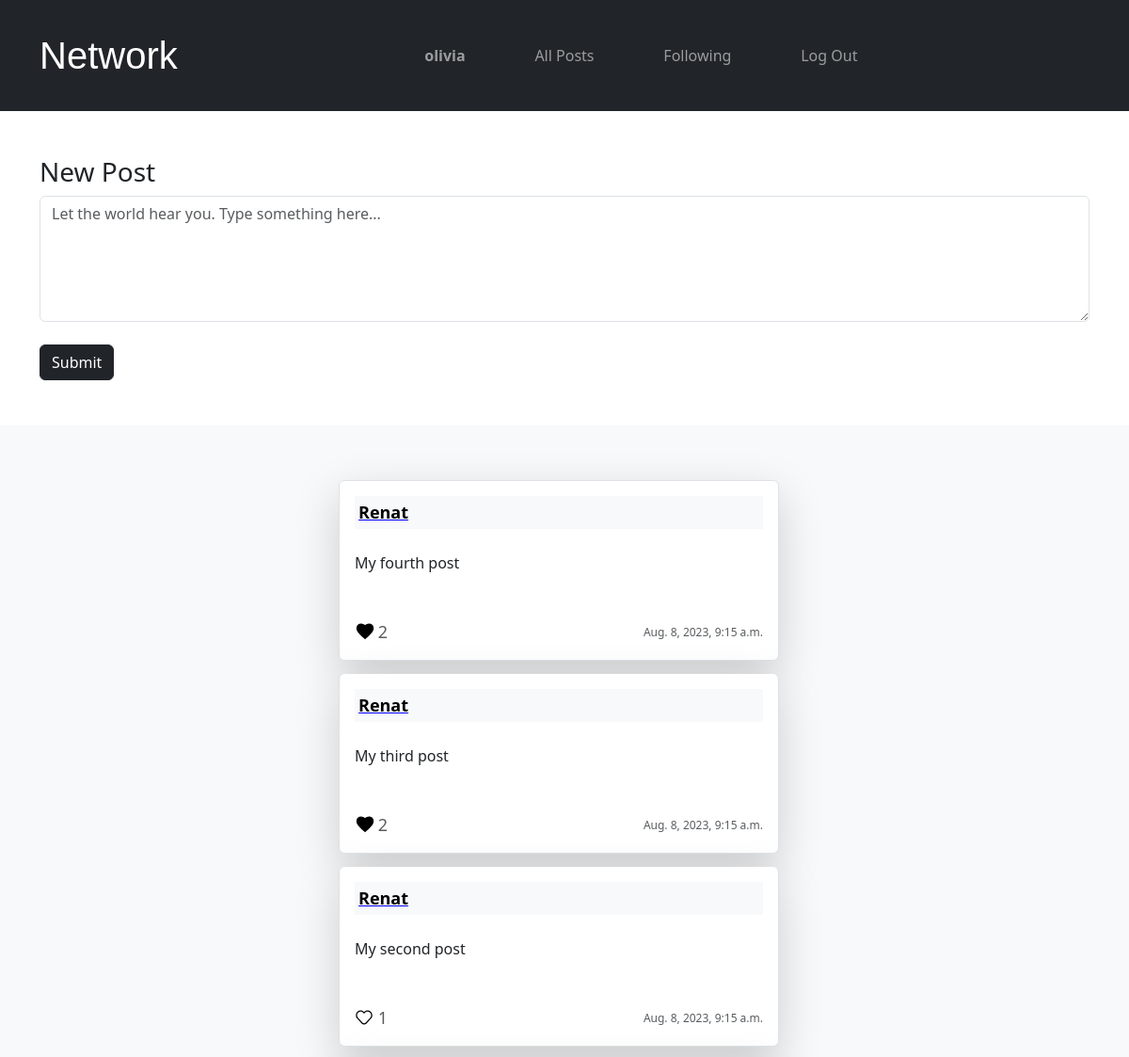
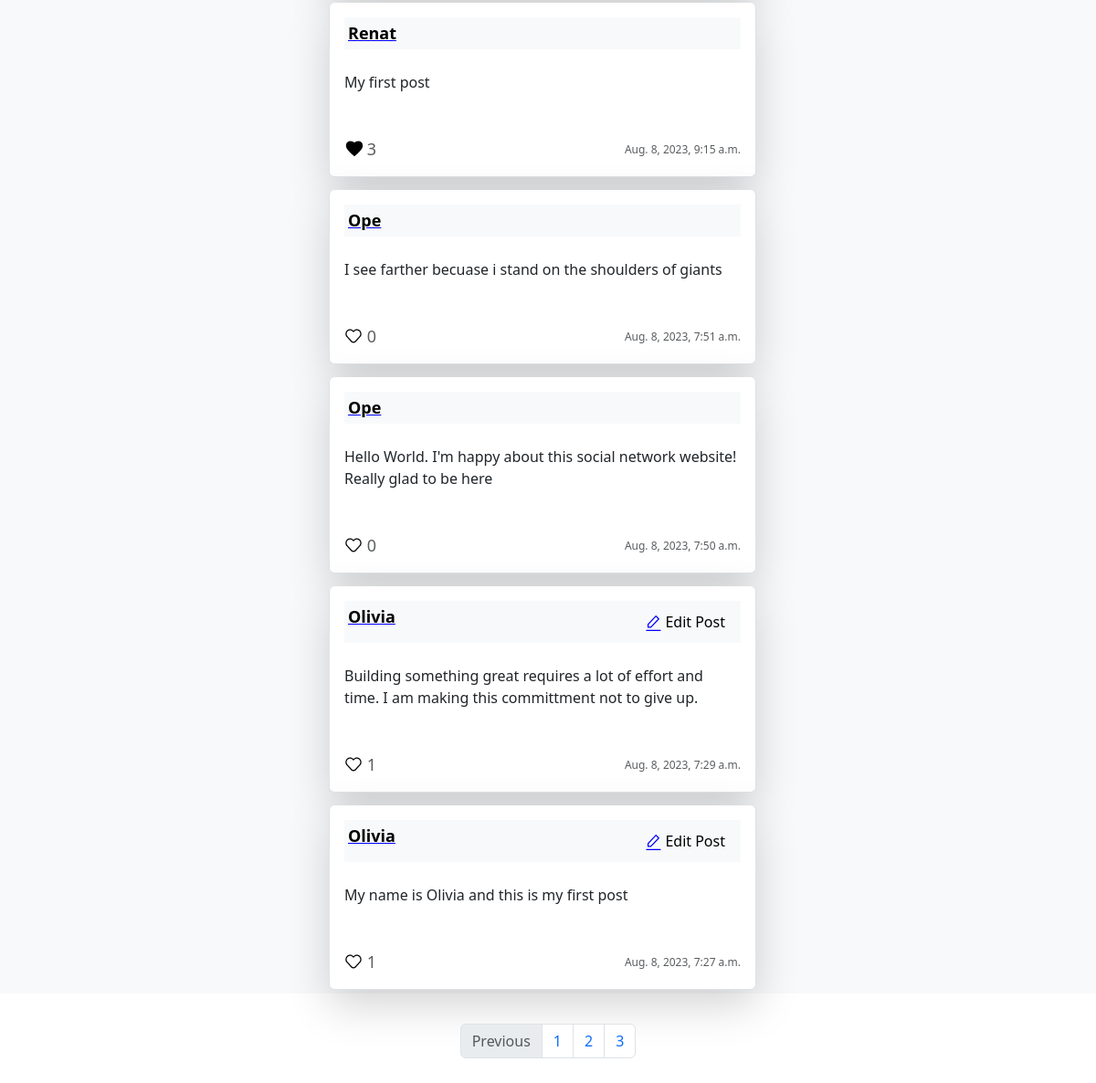
The page /?page=3 (signed in) on the database its author committed (2 pictures, top to bottom).
### network/models.py (models this page shows, shortened)
class User(AbstractUser):
    pass

class Post(models.Model):
    owner = models.ForeignKey(User, on_delete=models.CASCADE, related_name='postowner')
    timestamp = models.DateTimeField(auto_now_add=True, null=True)
    content = models.TextField()

### network/views.py (the view)
# urls.py: path("", views.index, name="index"),
def index(request):
    allPosts = Post.objects.annotate(number_of_likes=Count('likedpost')).order_by('-id')
    paginator = Paginator(allPosts, 10)
    page_number = request.GET.get('page')
    page_obj = paginator.get_page(page_number)
    allLikes = Like.objects.all()
    allPostsLiked = []
    try:
        for like in allLikes:
            if like.user.id == request.user.id:
                allPostsLiked.append(like.post.id)
    except:
        allPostsLiked = []
    if request.user.is_authenticated:
        if request.method == 'POST':
            content = request.POST["newpost"]
            Post.objects.create(owner=request.user, content=content)
            return render(request, "network/index.html", {
                "allPosts": allPosts,
                "page_obj": page_obj,
            	"allPostsLiked": allPostsLiked
            })
    return render(request, "network/index.html", {
        "allPosts": allPosts,
        "page_obj": page_obj,
        "allPostsLiked": allPostsLiked
    })

### network/templates/network/index.html (shortened to what this page needs)
{% extends "network/layout.html" %}
{% load static %}
{% block body %}
    {% if user.is_authenticated %}
    <div class="mx-auto container mt-5 mb-5">
        <h3>New Post</h3>
        <form action="{% url 'index' %}" method="POST">
            <textarea class="rounded form-control" name="newpost" id="newpost" cols="100" rows="5" autofocus placeholder="Let the world hear you. Type something here..."></textarea>
            <div>
                <button class="btn btn-dark mt-4">Submit</button>
            </div>
        </form>
    </div>
    {% endif %}
    <div class=" mx-auto mt-5 bg-light" style="max-width: 100%; height: fit-content;">
        <ul class="container  mt-5 pt-5 list-group" style="max-width: 40%;">
            {% for post in page_obj %}
                <li class="list-group-item shadow-lg p-3 mb-1 bg-white rounded">
                    <div class="container bg-light p-1 d-flex justify-content-between">
                        <a href="{% url 'userprofile' post.owner.id %}" class="username"><strong>{{post.owner.username|title}}</strong></a>
                        {% if user == post.owner %}
                        <button class="btn btn-light" data-bs-toggle="modal" data-bs-target="#editButton_{{post.id}}">
                            <span><img src="{% static 'images/editicon.svg' %}" /></span>
                            <span class="editText">Edit Post</span>
                        </button>
                        {% endif %}
                    </div>
                    <div class="contianer mt-4">
                        <p id="post_content_{{post.id}}">{{post.content}}</p>
                    </div>
                    <div class="d-flex flex-row justify-content-between mt-5">
                        {% if user.is_authenticated %}
                            <div class="d-flex flex-row align-items-center justify-content-between text-muted" style="width: 35px;">
                                {% if post.id in allPostsLiked %}
                                <span class="unlike" style="cursor: pointer;" id="like_{{post.id}}" onclick="handleImageLikeUnlike({{post.id}}, {{allPostsLiked}})"></span>
                                {% else %}
                                <span class="like" style="cursor: pointer;" id="like_{{post.id}}" onclick="handleImageLikeUnlike({{post.id}}, {{allPostsLiked}})"></span>
                                {% endif %}
                                <span id="likeSpan">
                                    <span id="numOfLikes_{{post.id}}" class="font-weight-light " style="font-size: 18px" ;>
                                        {{post.number_of_likes}}
                                    </span>
                                </span>
                            </div>
                        {% endif %}
                        <div>
                            <span class="font-weight-light text-muted" style="font-size: 12px;">{{post.timestamp}}</span>
                        </div>
                    </div>
                </li>
            {% endfor %}
        </ul>
    </div>
    <div class=" mx-auto d-flex justify-content-center pt-5 pb-5" style="display: block; width: 50%; height: 120px;">
        <nav aria-label="page pagination" class="d-flex justify-content-center align-items-center">
            <ul class="pagination mx-auto d-flex justify-content-center ">
                {% if page_obj.has_previous %}
                <li class="page-item disabled">
                    <a class="page-link" href="?page={{ page_obj.previous_page_number }}" tabindex="-1"
                        aria-disabled="true">Previous</a>
                </li>
                {% endif %}
                {% for page in page_obj.paginator.page_range %}
                <li class="page-item"><a class="page-link" href="?page={{page}}">{{page}}</a></li>
                {% endfor %}
            </ul>
        </nav>
    </div>
{% endblock %}

### network/templates/network/layout.html (shortened to what this page needs)
{% load static %}
<!DOCTYPE html>
<html lang="en">
    <head>
        {% load bootstrap5 %}
        {% bootstrap_css %}
        <link href="{% static 'network/styles.css' %}" rel="stylesheet">
    </head>
    <body>
        <nav class="navbar navbar-expand-lg navbar-dark bg-dark p-4">
            <div class="container">
            <a class="navbar-brand logo" href="{% url 'index' %}">Network</a>
            <div class="container-fluid" style="width: 50%;">
              <ul class="navbar-nav nav-fill">
                {% if user.is_authenticated %}
                    <li class="nav-item mr-3">
                        <a class="nav-link" href="{% url 'userprofile' user.id %}"><strong>{{ user.username }}</strong></a>
                    </li>
                {% endif %}
                <li class="nav-item">
                  <a class="nav-link" href="{% url 'index' %}">All Posts</a>
                </li>
                {% if user.is_authenticated %}
                    <li class="nav-item">
                        <a class="nav-link" href="{% url 'following' userid=user.id %}">Following</a>
                    </li>
                    <li class="nav-item">
                        <a class="nav-link" href="{% url 'logout' %}">Log Out</a>
                    </li>
                {% endif %}
              </ul>
            </div>
            </div>
          </nav>
        <div class="body">
            {% block body %}
            {% endblock %}
        </div>
    </body>
</html>

### network/static/network/styles.css (style rules this page uses)
.unlike { display: inline-block; background: url('/static/images/loved.svg') no-repeat center; background-size: contain; width: 22px; height: 22px; z-index: 10; animation: likepost 0.5s linear 0.1s ; }
.like { display: inline-block; background: url('/static/images/love.svg') no-repeat center; background-size: contain; width: 20px; height: 20px; z-index: 10; }
.logo { font-family: pacifico, sans-serif; font-size: 40px; }
.list-group-item { margin-top: 10px; }
.username { text-decoration-color: blue; color: black; font-size: 18px; }

### rows shown on the page
User: username "olivia"
Post: owner.username "Renat", content "My fourth post", number_of_likes "2", timestamp "Aug. 8, 2023, 9:15 a.m."
Post: owner.username "Renat", content "My third post", number_of_likes "2", timestamp "Aug. 8, 2023, 9:15 a.m."
Post: owner.username "Renat", content "My second post", number_of_likes "1", timestamp "Aug. 8, 2023, 9:15 a.m."
Post: owner.username "Renat", content "My first post", number_of_likes "3", timestamp "Aug. 8, 2023, 9:15 a.m."
Post: owner.username "Ope", content "I see farther becuase i stand on the shoulders of giants", number_of_likes "0", timestamp "Aug. 8, 2023, 7:51 a.m."
Post: owner.username "Ope", content "Hello World. I'm happy about this social network website! Really glad to be here", number_of_likes "0", timestamp "Aug. 8, 2023, 7:50 a.m."
Post: owner.username "Olivia", content "Building something great requires a lot of effort and time. I am making this committment not to give up.", number_of_likes "1", timestamp "Aug. 8, 2023, 7:29 a.m."
Post: owner.username "Olivia", content "My name is Olivia and this is my first post", number_of_likes "1", timestamp "Aug. 8, 2023, 7:27 a.m."

### other values the page prints
{{ page }} "1" "2" "3"
